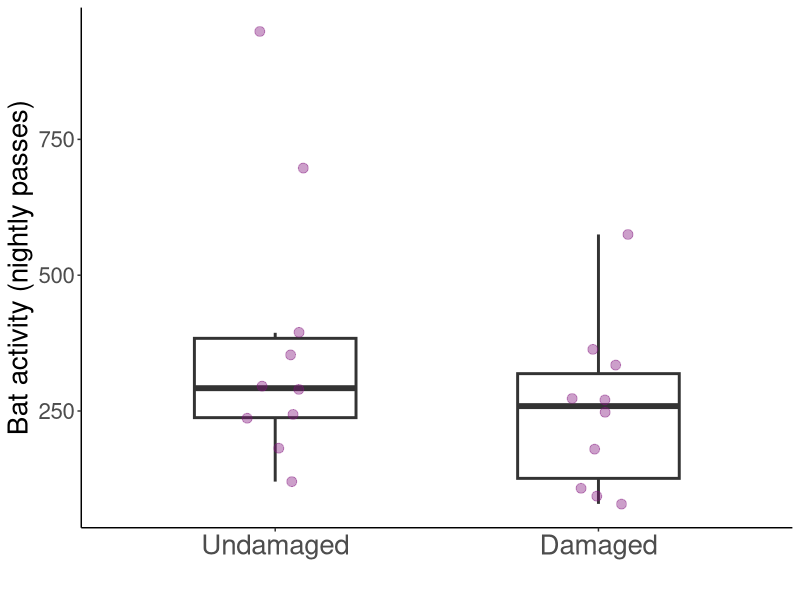
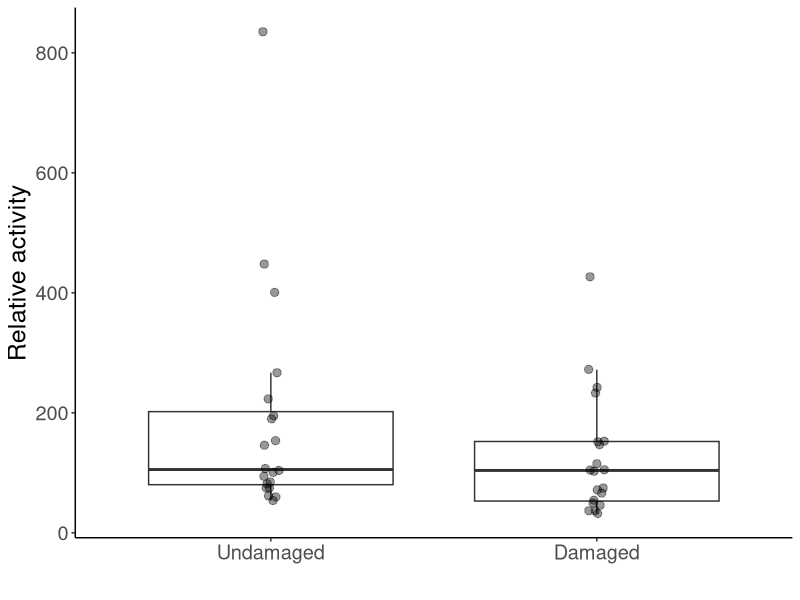
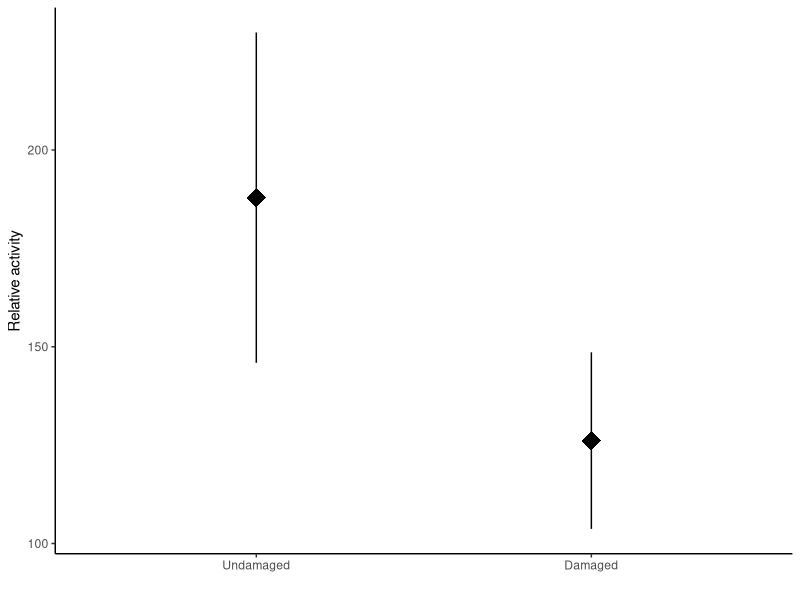
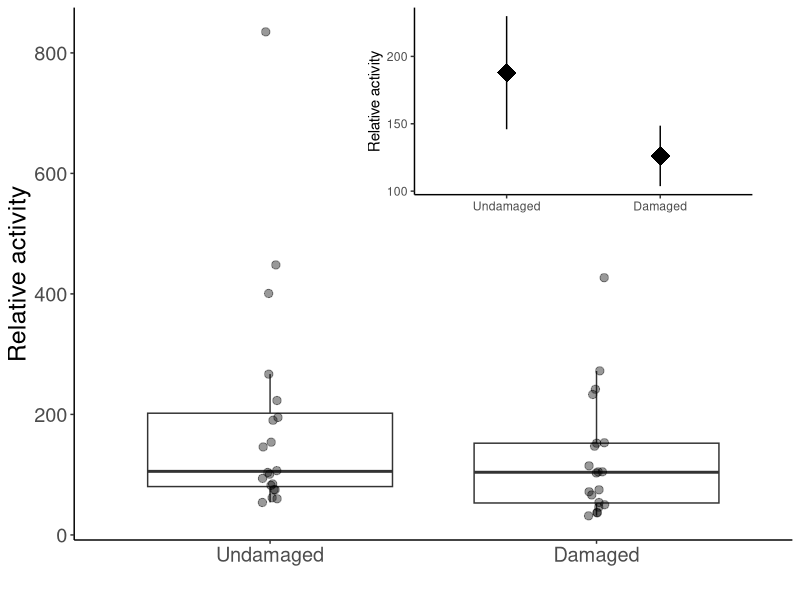
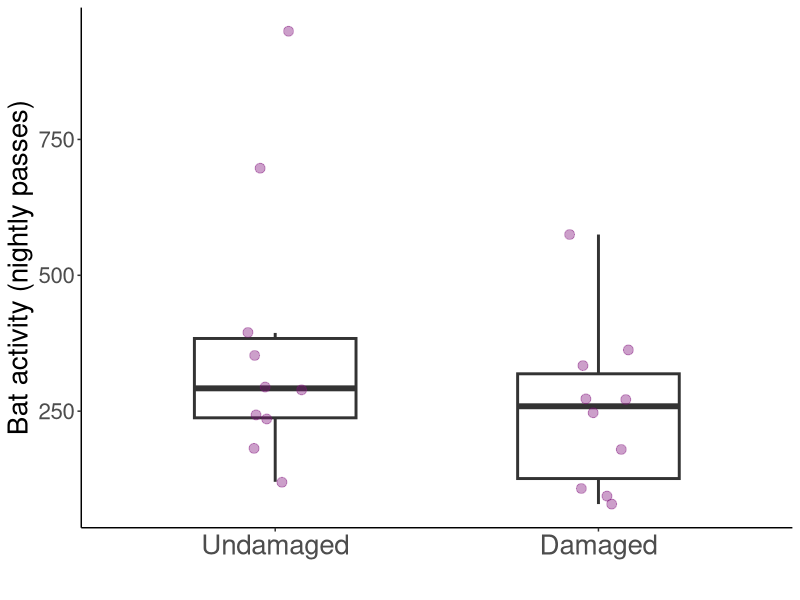
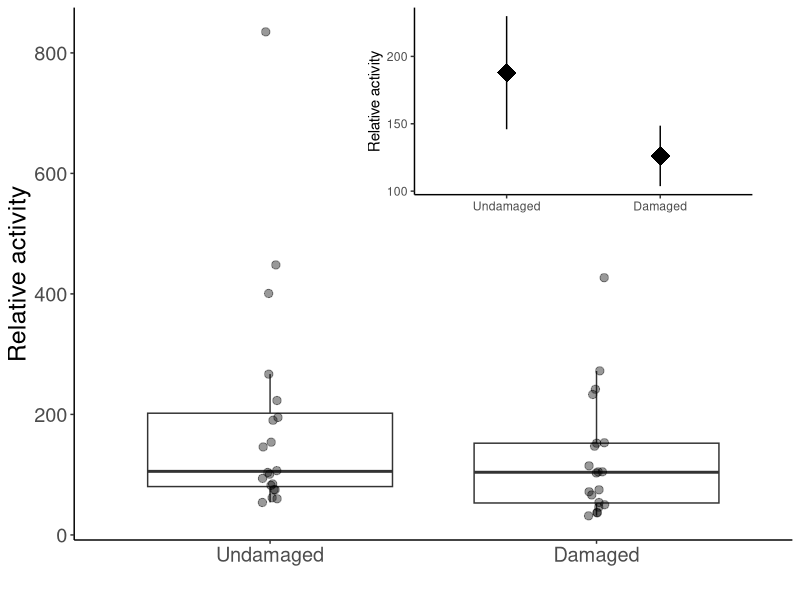

Here is the R script that generated these plots, in order: (Note: this script raises an error after producing the figures.)
#Load libraries
library(ggplot2)
library(lme4)
library(viridis)
library(car)
library(emmeans)
library(multcomp)
library(dplyr)
library(plyr)
library(tidyr)
library(cowplot)

# Data import and cleaning ------------------------------------------------

#SUMMARY DATA----
plant <- read.csv(file="plant_sum_noTABR.csv",head=TRUE)
plant[, 3:11][is.na(plant[, 3:11])] <- 0

##Gathering data — compounds from col to rows
plant1<-plant %>% gather(sp, activity, EPTFUS:NOID)
plant1$sp<-as.factor(plant1$sp)
levels(plant1$sp)
plant1<-aggregate(activity ~ treatment + sp + trial + jdate, dat=plant1, FUN=sum)

plant10<-aggregate(activity ~ treatment + trial + jdate, dat=plant1, FUN=sum)


#Test for overdispersion function
overdisp_fun <- function(model) {
	rdf <- df.residual(model)
	rp <- residuals(model,type="pearson")
	Pearson.chisq <- sum(rp^2)
	prat <- Pearson.chisq/rdf
	pval <- pchisq(Pearson.chisq, df=rdf, lower.tail=FALSE)
	c(chisq=Pearson.chisq,ratio=prat,rdf=rdf,p=pval)
}

test<-glmer(activity~treatment+(1|trial), dat = plant10, family=poisson)
summary(test)
overdisp_fun(test)#overdispersed
#poisson distribution model=overdispersed with non-normal residuals,
#so fitting data to negative binomial 

#negative binomial model
mod.plant<-glmer.nb(activity~treatment+(1|trial), dat = plant10)
Anova(mod.plant)
#chisq=2.4452, p=0.1179


plant10.tab <- ddply(plant10, c("treatment"), summarise,
					 N    = length(activity),
					 mean = mean(activity),
					 sd   = sd(activity),
					 se   = sd / sqrt(N))
plant10.tab


#paired t-test
plant11<-spread(data=plant10, treatment, activity)
t.test(plant11$D, plant11$U, paired = T)#t=-1.37,df=4,p=0.24


plant.plot<-ggplot(data=plant10, aes(x=treatment, y=activity))+ 
	geom_boxplot(outlier.shape = NA, width=.5, lwd=1)+ 
	geom_point(position=position_jitter(width = 0.1), alpha=0.4, size=3, color="#810f7c")+
	theme_classic()+
	labs(x=" ", y="Bat activity (nightly passes)")+
	theme(text = element_text(size=20), axis.text.x = element_text(size = 20))+
	scale_x_discrete(limits=c("U", "D"),
					 labels=c("Undamaged", "Damaged"))
plant.plot

#EXPORT PLOT
tiff('plant.tiff', units="in", width=5, height=5, res=400)
plant.plot
dev.off()

##GROUPING SPP WITH SIMILAR CALLS----
{plant2<-plant1
plant2$sp=as.character(plant2$sp)
plant2$sp[plant2$sp=="EPTFUS"]="EPFU/LANO"
plant2$sp[plant2$sp=="LASNOC"]="EPFU/LANO"
plant2$sp[plant2$sp=="LASBOR"]="LABO/LASE"
plant2$sp[plant2$sp=="LASSEM"]="LABO/LASE"
plant2$sp[plant2$sp=="LASCIN"]="Other spp."
plant2$sp[plant2$sp=="MYOLUC"]="Other spp."
plant2$sp[plant2$sp=="PERSUB"]="Other spp."
plant2$sp[plant2$sp=="NOID"]="No ID"
plant2$sp[plant2$sp=="NYCHUM"]="Other spp."
}

plant3<-aggregate(activity ~ treatment + sp + trial, dat=plant2, FUN=sum)
plant3$log.act<-log(plant3$activity)

test3<-glmer(activity~treatment*sp+(1|trial), dat = plant3,family=poisson)
summary(test3)
overdisp_fun(test3)#overdispersed
shapiro.test(resid(test3))#normal

mod.p<-glmer.nb(activity~treatment*sp+(1|trial), dat = plant3)
Anova(mod.p)
#treatment chi=2.9491 p=0.08592, sp chi=31.6798 p<0.0001, interaxn chi=1.0503 p=0.59146

#contrasts
p1<-emmeans(mod.p,pairwise~sp, type="response")
cld(p1$emmeans,  Letters ='abcde')
#LABO/LASE & Other a, EPFU/LANO & NoID b

plant3.tab <- ddply(plant3, c("sp"), summarise,
					   N    = length(activity),
					   mean = mean(activity),
					   sd   = sd(activity),
					   se   = sd / sqrt(N))
plant3.tab
#(Other-LABO)/LABO
(283.6-82.0)/82.0
#2.46

#(EPFU/LANO-LABO)/LABO
(262.5-82.0)/82.0
#2.2

#LABO/LASE were 2.2 and 2.5 less active compared to EPFU/LANO and other bat species

plant3.n <- ddply(plant3, c("trial"), summarise,
					N    = length(activity),
					mean = mean(activity),
					sd   = sd(activity),
					se   = sd / sqrt(N))
plant3.n

##REMOVING NO IDS----
plant5<-plant1[plant1$sp != "NOID", ]  

{plant4<-plant5
	plant4$sp=as.character(plant4$sp)
	plant4$sp[plant4$sp=="EPTFUS"]="EPFU/LANO"
	plant4$sp[plant4$sp=="LASNOC"]="EPFU/LANO"
	plant4$sp[plant4$sp=="LASBOR"]="LABO/LASE"
	plant4$sp[plant4$sp=="LASSEM"]="LABO/LASE"
	plant4$sp[plant4$sp=="LASCIN"]="Other bat spp."
	plant4$sp[plant4$sp=="MYOLUC"]="Other bat spp."
	plant4$sp[plant4$sp=="PERSUB"]="Other bat spp."
	plant4$sp[plant4$sp=="NYCHUM"]="Other bat spp."
}


test2<-glmer(activity~treatment*sp+(1|trial), dat = plant4,family=poisson)
summary(test2)
shapiro.test(resid(test2))#non-normal, overdispersed

mod.p2<-glmer.nb(activity~treatment*sp+(1|trial), dat = plant4)
Anova(mod.p2)
#treatment p=0.22, sp p<0.001, interaxn p=0.67

#contrasts
p2<-emmeans(mod.p2,pairwise~sp, type="response")
cld(p2$emmeans,  Letters ='abcde')
#Other spp. a, LABO/LASE b, EPFU/LANO c

plant4.tab <- ddply(plant4, c("sp"), summarise,
					N    = length(activity),
					mean = mean(activity),
					sd   = sd(activity),
					se   = sd / sqrt(N))
plant4.tab
#(EPFU/LANO-Other)/other
(131.25-18.15)/18.15
#6.23, EPFU/LANO were 623% more active than Other spp.

#(EPFU/LANO-LABO)/LABO
(131.25-41)/41
#2.2, EPFU/LANO were 220% more active than LABO/LASE


##ONLY EPFU/LABO----
brown <- plant2[which(plant2$sp== 'EPFU/LANO'),]

test3<-glmer(activity~treatment+(1|trial), dat = brown,family=poisson)
shapiro.test(resid(test3))#normal
summary(test3)

mod.brown<-glmer.nb(activity~treatment+(1|trial), dat = brown)
Anova(mod.brown)
#treatment p=0.20

#GRAPHS----

#main graph (boxplots w/ data points)
plant.plot1<-ggplot(data=plant3, aes(x=treatment, y=activity))+ 
	geom_boxplot(outlier.shape = NA)+
	geom_point(position=position_jitter(width = 0.025), alpha=0.4, size=2.5)+
	theme_classic()+
	labs(x=" ", y="Relative activity")+
	theme(text = element_text(size=18))+
	scale_x_discrete(limits=c("U", "D"),
					 labels=c("Undamaged", "Damaged"))
plant.plot1

#small graph (means and SEs)
plant.small<-ggplot(data=plant3, aes(x=treatment, y=activity))+ 
	theme_classic()+
	labs(x=" ", y="Relative activity")+
	stat_summary(fun.data = "mean_se", size=1.5, shape="diamond")+
	scale_x_discrete(limits=c("U", "D"),
					 labels=c("Undamaged", "Damaged"))
plant.small

#graph with inlay
plant.with.inset <-
	ggdraw() +
	draw_plot(plant.plot1) +
	draw_plot(plant.small, x = 0.45, y = .6, width = .5, height = .4)
plant.with.inset

ggsave(filename = "plant.png", 
	   plot = plant.with.inset,
	   width = 17, 
	   height = 12,
	   units = "cm",
	   dpi = 300)

#species graph
ggplot(data=plant3, aes(x=sp, y=activity))+ 
	geom_boxplot(outlier.shape = NA)+
	geom_point(position=position_jitter(width = 0.025), alpha=0.4, size=2.5, aes(color=sp))+
	theme_classic()+
	labs(x=" ", y="Relative activity", title="Plant trials")+
	theme(text = element_text(size=20), legend.position = "none")+
	stat_summary(geom = 'text', label = c("b","a","b"),
				 fun = max, vjust = -0.8, size=5.5)+
	scale_y_continuous(limits = c(0,900))

#log transformed main graph (boxplots w/ data points)
plant.plot.log<-ggplot(data=plant3, aes(x=treatment, y=log.act))+ 
	geom_boxplot(outlier.shape = NA)+
	geom_point(position=position_jitter(width = 0.025), alpha=0.4, size=2.5)+
	theme_classic()+
	labs(x=" ", y="Relative activity (log)")+
	theme(text = element_text(size=18))+
	scale_x_discrete(limits=c("U", "D"),
					 labels=c("Undamaged", "Damaged"))
plant.plot.log

#log-transformed species plot
ggplot(data=plant3, aes(x=sp, y=log.act))+ 
	geom_boxplot(outlier.shape = NA)+
	geom_point(position=position_jitter(width = 0.025), alpha=0.4, size=2.5, aes(color=sp))+
	theme_classic()+
	labs(x=" ", y="Relative activity", title="Plant trials")+
	theme(text = element_text(size=20), legend.position = "none")+
	stat_summary(geom = 'text', label = c("b","a","b","a"),
				 fun = max, vjust = -0.8, size=5.5)+
	scale_y_continuous(limits = c(4,8))

#NO NOID GRAPH----
ggplot(data=plant4, aes(x=treatment, y=activity))+ 
	geom_boxplot(outlier.shape = NA)+
	geom_point(position=position_jitter(width = 0.025), alpha=0.4, size=2.5, aes(color=sp))+
	theme_classic()+
	labs(x=" ", y="Relative activity",
		 title = "Plant trials, excluding NoIDs")+
	theme(text = element_text(size=15), legend.title = )+
	scale_x_discrete(labels=c("Damaged", "Undamaged"))

ggplot(data=plant4, aes(x=sp, y=activity))+ 
	geom_boxplot(outlier.shape = NA)+
	geom_point(position=position_jitter(width = 0.025), alpha=0.4, size=2.5, aes(color=sp))+
	theme_classic()+
	labs(x=" ", y="Relative activity", title="Plant trials, excluding NoIDs")+
	theme(text = element_text(size=16), legend.position = "none")+
	stat_summary(geom = 'text', label = c("c","b","a"),
				 fun = max, vjust = -0.8, size=5.5)+
	scale_y_continuous(limits = c(0,900))

#BIG BROWN GRAPH----
ggplot(data=brown, aes(x=treatment, y=activity))+ 
	geom_boxplot(outlier.shape = NA)+
	geom_point(position=position_jitter(width = 0.025), alpha=0.4, size=2.5)+
	stat_summary(fun.data = "mean_se", colour="red", size=1.5, shape="diamond")+
	theme_classic()+
	labs(x=" ", y="Relative activity",
		 title = "EPFU/LANO only, plant trials")+
	theme(text = element_text(size=15), legend.title = )+
	scale_color_viridis(discrete = T, option = "D")+
	scale_x_discrete(labels=c("Damaged", "Undamaged"))
